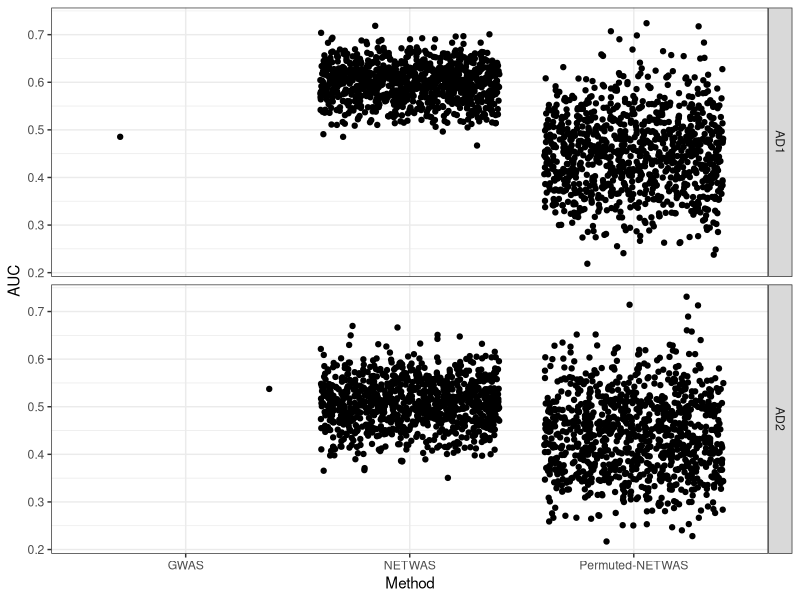

R code for this plot:
library("ggplot2")

data = read.delim("results-proc.txt")

# We'll use this for error bars
stat_sum_df <- function(fun, geom="crossbar", ...) {
  stat_summary(fun.data=fun, colour="red", geom=geom, width=0.2, ...)
}

pdf("figures/Figure2.pdf", width=5, height=6)
ggplot(data, aes(x=Method, AUC)) + geom_point(stat="identity", position="jitter")  + stat_sum_df("mean_cl_boot", geom = "errorbar")  + facet_grid( GWAS ~ . ) + theme_bw()
dev.off()
